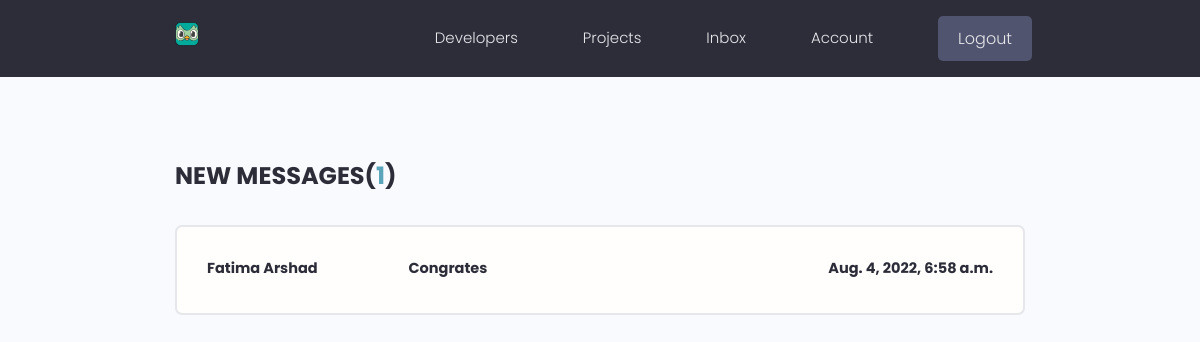
The page /inbox/ (signed in) on the database as committed earlier.
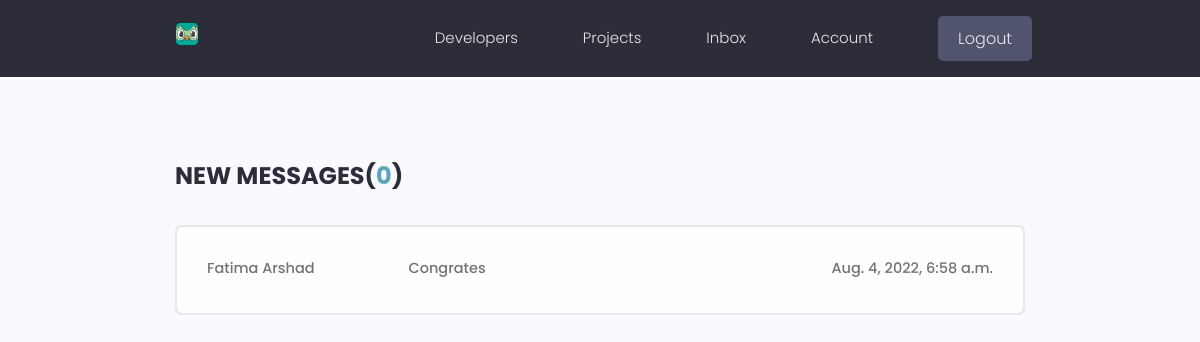
The same page on the database as committed later.
### users/models.py (models this page shows, shortened)
class Message(models.Model):
    sender = models.ForeignKey(Profile, on_delete=models.SET_NULL, null=True, blank=True)
    recipient = models.ForeignKey(Profile, on_delete=models.SET_NULL, null=True, blank=True, related_name="messages")
    name = models.CharField(max_length=200, null=True, blank=True)
    email = models.EmailField(max_length=200, null=True, blank=True)
    subject = models.CharField(max_length=200, null=True, blank=True)
    body = models.TextField()
    is_read = models.BooleanField(default=False, null=True)
    created = models.DateTimeField(auto_now_add=True)
    id = models.UUIDField(default=uuid.uuid4, unique=True, primary_key=True, editable=False)
    class Meta:
        ordering = ['is_read', '-created']

### users/views.py (the view)
# urls.py: path('inbox/', inbox, name="inbox"),
@login_required(login_url='login')
def inbox(request):
    profile = request.user.profile
    messageRequests = profile.messages.all()
    unreadCount = messageRequests.filter(is_read=False).count
    context = {'messageRequests': messageRequests, 'unreadCount': unreadCount}
    return render(request, 'users/inbox.html', context)

### users/templates/users/inbox.html
{% extends 'main.html' %}
{% block content %}
  <main class="inbox my-xl">
    <div class="content-box">
      <h3 class="inbox__title">New Messages(<span>{{unreadCount}}</span>)</h3>
      <ul class="messages">
        {% for message in messageRequests %}
        {% if message.is_read == False %}
        <li class="message message--unread">
        {% else %}
        <li class="message">
        {% endif %}
          <a href="{% url 'message' message.id %}">
            <span class="message__author">{{ message.name }}</span>
            <span class="message__subject">{{ message.subject }}</span>
            <span class="message__date">{{ message.created }}</span>
          </a>
        </li>
        {% endfor %}
      </ul>
    </div>
  </main>
{% endblock content %}

### templates/main.html (shortened to what this page needs)
<!DOCTYPE html>
{% load static %}
<html lang="en">
<head>
  <link rel="stylesheet" href="https://cdn.iconmonstr.com/1.3.0/css/iconmonstr-iconic-font.min.css" />
  <link rel="stylesheet" href="{% static 'uikit/styles/uikit.css' %}" />
  <link rel="stylesheet" href="{% static 'styles/app.css' %}" />
</head>
<body>
{% include 'navBar.html' %}
{% block content %}
{% endblock content %}
</body>
</html>

### templates/navBar.html (shortened to what this page needs)
{% load static %}
  <header class="header">
    <div class="container container--narrow">
      <a href="{% url 'profiles' %}" class="header__logo">
        <img src="{% static 'images/logo.svg' %}" alt="DevSearch Logo" />
      </a>
      <nav class="header__nav">
        <ul class="header__menu">
          <li class="header__menuItem"><a href="{% url 'profiles' %}">Developers</a></li>
          <li class="header__menuItem"><a href="{% url 'projects' %}">Projects</a></li>
          {% if request.user.is_authenticated %}
          <li class="header__menuItem"><a href="{% url 'inbox' %}">Inbox</a></li>
          <li class="header__menuItem"><a href="{% url 'account' %}">Account</a></li>
          <li class="header__menuItem"><a href="{% url 'logout' %}" class="btn btn--sub">Logout</a></li>
          {% else %}
          <li class="header__menuItem"><a href="{% url 'login' %}" class="btn btn--sub">Login/Sign Up</a></li>
          {% endif %}
        </ul>
      </nav>
    </div>
  </header>

### static/styles/app.css (style rules this page uses)
:root { --color-sub: #2d2d39; }
.btn--sub { background-color: var(--color-sub-light); }
img { width: 100%; }
.content-box { width: 95%; max-width: 85rem; margin: 0 auto; }
.header { position: sticky; z-index: 111; background-color: var(--color-sub); padding: 1.5rem 0; }
.header > .container { display: flex; justify-content: space-between; align-items: center; }
.header__logo > img { height: 3.8rem; }
.header__nav > ul { display: inline-flex; align-items: center; list-style: none; gap: 6.5rem; }
.header__menuItem > a { color: var(--color-light); font-weight: 300; }
.inbox { height: 90vh; }
.inbox__title, .inbox__title span { font-size: 2.4rem; font-weight: 700; color: var(--color-sub); text-transform: uppercase; text-align: left; margin-bottom: 3rem; }
.inbox__title span { color: var(--color-main); }
.messages { list-style: none; background: var(--color-white); padding: 0.5rem 3rem; border: 2px solid var(--color-light); border-radius: 0.7rem; }
.message { padding: 2.5rem 0; }
.message > a span { font-size: 1.45rem; font-weight: 500; }
.message > a { display: flex; gap: 1rem; }
.message__author, .message__date { flex-basis: 25%; }
.message__subject { flex-basis: 50%; }
.message__date { text-align: right; }

### static/uikit/styles/modules/_variables.css (style rules this page uses)
:root { --color-main: #5aa5b9; --color-main-light: #e6faff; --color-sub: #3f4156; --color-sub-light: #51546e; --color-sub-lighter: #ededfd; --color-text: #737373; --color-gray: #8b8b8b; --color-light: #e5e7eb; --color-light-gray: #767676; --color-bg: #f8fafd; --color-white: #fffefd; --color-white-light: #f3f3f3; --color-success: #359e64; --color-success-bg: #def8e8; --color-error: #fc4b0b; --color-error-bg: #fff2ee; --font-base: 'Poppins', arial, helvetica, 'Segoe UI', roboto, ubuntu, sans-serif; --font-monospace: 'Fira Code', 'Courier New', courier, monospace; --font-regular: 300; --font-medium: 500; --font-bold: 700; --generic-shadow: 1px 1px 5px #00000010; --generic-transition: all 0.3s ease-in-out; }

### static/uikit/styles/modules/_base.css (style rules this page uses)
* { margin: 0; padding: 0; box-sizing: border-box; text-rendering: optimizeLegibility; color: inherit; font-size: inherit; }
html { font-size: 50%; }
@media only screen and (min-width: 480px) { html { font-size: 56.25%; } }
@media only screen and (min-width: 1200px) { html { font-size: 62.5%; } }
body { line-height: 1.6; font-weight: 400; font-size: 1.5rem; color: var(--color-text); background-color: var(--color-bg); min-height: 100vh; }

### static/uikit/styles/modules/_typography.css (style rules this page uses)
* { font-family: var(--font-base); }
h3 { font-size: 3.2rem; font-weight: var(--font-medium); }
p, span, strong { font-size: 1.6rem; color: var(--color-text); font-weight: var(--font-regular); }
a { padding-bottom: 2px; text-decoration: none; display: inline-block; color: var(--color-main); font-weight: var(--font-medium); }

### static/uikit/styles/modules/_utilities.css (style rules this page uses)
.container { width: 92%; max-width: 165rem; margin: 0 auto; box-sizing: border-box; }
.container--narrow { width: 92%; max-width: 120rem; }
@media screen and (min-width: 1000px) { .container { width: 90%; } }
@media screen and (min-width: 1000px) { .container--narrow { width: 85%; } }
@media screen and (min-width: 1200px) { .container { width: 80%; } }
@media screen and (min-width: 1200px) { .container--narrow { width: 72%; } }
.my-xl { margin: 8rem auto; }

### static/uikit/styles/modules/_button.css (style rules this page uses)
.btn { display: inline-block; position: relative; cursor: pointer; background-color: var(--color-light); font-weight: var(--font-medium); color: var(--color-sub); text-decoration: none; padding: 1rem 2rem; border-radius: 0.5rem; border: none; width: -webkit-fit-content; width: -moz-fit-content; width: fit-content; height: -webkit-fit-content; height: -moz-fit-content; height: fit-content; font-size: 1.6rem; outline-width: 0; outline-color: transparent; -webkit-backface-visibility: hidden; backface-visibility: hidden; transition: all 0.3s ease-in-out; }
.btn--sub { background-color: var(--color-sub); color: var(--color-white); }

Rows that differ between the two databases and show on the page:
changed Message "Fatima Arshad": is_read False → True (drawn)
Other text that changed with them:
{{ unreadCount }}: "1" → "0"
